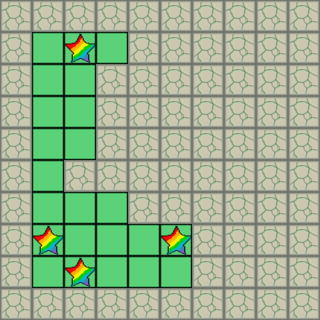

The image is a tile-based game level rendered from a .tmx file. Its description and complete source (layers, tilesets, objects, tile grids) follow:
An orthogonal 10x10 tile map with 32x32 px tiles, 3 tile layers (Floor, Wall, Checkpoint), 5 tilesets and 5 objects (4x Box, Player).

<map version="1.10" tiledversion="1.11.2" orientation="orthogonal" renderorder="right-down" width="10" height="10" tilewidth="32" tileheight="32" infinite="0" nextlayerid="11" nextobjectid="6"><tileset firstgid="1" source="grass.tsx" /><tileset firstgid="7" source="wall.tsx" /><tileset firstgid="8" source="charactor.tsx" /><tileset firstgid="9" source="box.tsx" /><tileset firstgid="10" source="star.tsx" /><layer id="1" name="Floor" width="10" height="10"><data encoding="csv">0,0,0,0,0,0,0,0,0,0,
0,1,1,1,0,0,0,0,0,0,
0,1,1,0,0,0,0,0,0,0,
0,1,1,0,0,0,0,0,0,0,
0,1,1,0,0,0,0,0,0,0,
0,1,0,0,0,0,0,0,0,0,
0,1,1,1,0,0,0,0,0,0,
0,1,1,1,1,1,0,0,0,0,
0,1,1,1,1,1,0,0,0,0,
0,0,0,0,0,0,0,0,0,0</data></layer><layer id="2" name="Wall" width="10" height="10"><data encoding="csv">7,7,7,7,7,7,7,7,7,7,
7,0,0,0,7,7,7,7,7,7,
7,0,0,7,7,7,7,7,7,7,
7,0,0,7,7,7,7,7,7,7,
7,0,0,7,7,7,7,7,7,7,
7,0,7,7,7,7,7,7,7,7,
7,0,0,0,7,7,7,7,7,7,
7,0,0,0,0,0,7,7,7,7,
7,0,0,0,0,0,7,7,7,7,
7,7,7,7,7,7,7,7,7,7</data></layer><layer id="10" name="Checkpoint" width="10" height="10"><data encoding="csv">0,0,0,0,0,0,0,0,0,0,
0,0,10,0,0,0,0,0,0,0,
0,0,0,0,0,0,0,0,0,0,
0,0,0,0,0,0,0,0,0,0,
0,0,0,0,0,0,0,0,0,0,
0,0,0,0,0,0,0,0,0,0,
0,0,0,0,0,0,0,0,0,0,
0,10,0,0,0,10,0,0,0,0,
0,0,10,0,0,0,0,0,0,0,
0,0,0,0,0,0,0,0,0,0</data></layer><objectgroup id="8" name="Player"><object id="1" name="Player" gid="8" x="96" y="64" width="32" height="32" /></objectgroup><objectgroup id="9" name="Box"><object id="2" name="Box" gid="9" x="32" y="96" width="32" height="32" /><object id="3" name="Box" gid="9" x="64" y="96" width="32" height="32" /><object id="4" name="Box" gid="9" x="64" y="256" width="32" height="32" /><object id="5" name="Box" gid="9" x="128" y="288" width="32" height="32" /></objectgroup></map>
